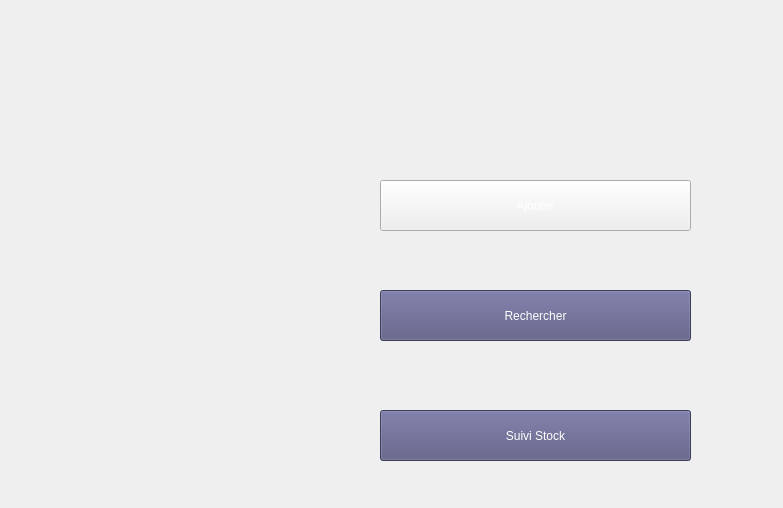
<?xml version="1.0" encoding="UTF-8"?>
<ui version="4.0">
 <class>Form</class>
 <widget class="QWidget" name="Form">
  <property name="geometry">
   <rect>
    <x>0</x>
    <y>0</y>
    <width>783</width>
    <height>508</height>
   </rect>
  </property>
  <property name="windowTitle">
   <string>Form</string>
  </property>
  <property name="styleSheet">
   <string notr="true">background-image:url(C:/Users/Manita/Desktop/ForStore/abstract-blur-supermarket.png);</string>
  </property>
  <widget class="QPushButton" name="ajouteP">
   <property name="geometry">
    <rect>
     <x>380</x>
     <y>180</y>
     <width>311</width>
     <height>51</height>
    </rect>
   </property>
   <property name="styleSheet">
    <string notr="true">
font: 24pt &quot;Algerian&quot;;
color: rgb(255, 255, 255);</string>
   </property>
   <property name="text">
    <string>Ajouter</string>
   </property>
  </widget>
  <widget class="QPushButton" name="search">
   <property name="geometry">
    <rect>
     <x>380</x>
     <y>290</y>
     <width>311</width>
     <height>51</height>
    </rect>
   </property>
   <property name="styleSheet">
    <string notr="true">background-color: rgb(85, 85, 127);
color: rgb(255, 255, 255);
font: 26pt &quot;Algerian&quot;;</string>
   </property>
   <property name="text">
    <string>Rechercher</string>
   </property>
  </widget>
  <widget class="QPushButton" name="stk">
   <property name="geometry">
    <rect>
     <x>380</x>
     <y>410</y>
     <width>311</width>
     <height>51</height>
    </rect>
   </property>
   <property name="styleSheet">
    <string notr="true">background-color: rgb(85, 85, 127);
font: 26pt &quot;Algerian&quot;;
color: rgb(255, 255, 255);</string>
   </property>
   <property name="text">
    <string>Suivi Stock</string>
   </property>
  </widget>
  <widget class="QLabel" name="titre">
   <property name="geometry">
    <rect>
     <x>940</x>
     <y>10</y>
     <width>241</width>
     <height>61</height>
    </rect>
   </property>
   <property name="styleSheet">
    <string notr="true">font: 16pt &quot;Algerian&quot;;
background:transparent;
color: rgb(255, 255, 255);</string>
   </property>
   <property name="text">
    <string/>
   </property>
  </widget>
 </widget>
 <resources/>
 <connections/>
</ui>
